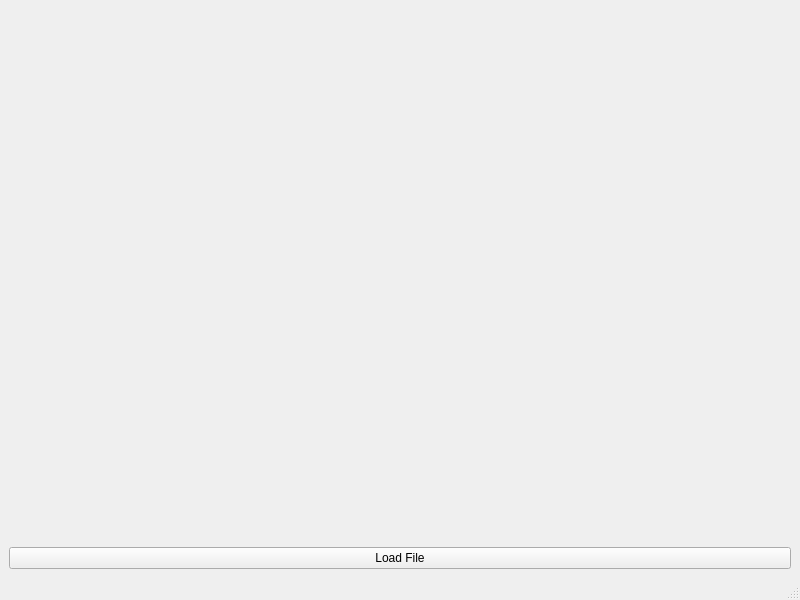
<?xml version="1.0" encoding="UTF-8"?>
<ui version="4.0">
 <class>MainWindow</class>
 <widget class="QMainWindow" name="MainWindow">
  <property name="geometry">
   <rect>
    <x>0</x>
    <y>0</y>
    <width>800</width>
    <height>600</height>
   </rect>
  </property>
  <property name="windowTitle">
   <string>MainWindow</string>
  </property>
  <widget class="QWidget" name="centralwidget">
   <layout class="QVBoxLayout" name="verticalLayout">
    <item>
     <widget class="QCustomPlot" name="excelPlot" native="true"/>
    </item>
    <item>
     <widget class="QPushButton" name="loadFile">
      <property name="text">
       <string>Load File</string>
      </property>
     </widget>
    </item>
   </layout>
  </widget>
  <widget class="QMenuBar" name="menubar">
   <property name="geometry">
    <rect>
     <x>0</x>
     <y>0</y>
     <width>800</width>
     <height>22</height>
    </rect>
   </property>
  </widget>
  <widget class="QStatusBar" name="statusbar"/>
 </widget>
 <customwidgets>
  <customwidget>
   <class>QCustomPlot</class>
   <extends>QWidget</extends>
   <header>qcustomplot.h</header>
   <container>1</container>
  </customwidget>
 </customwidgets>
 <resources/>
 <connections/>
</ui>
